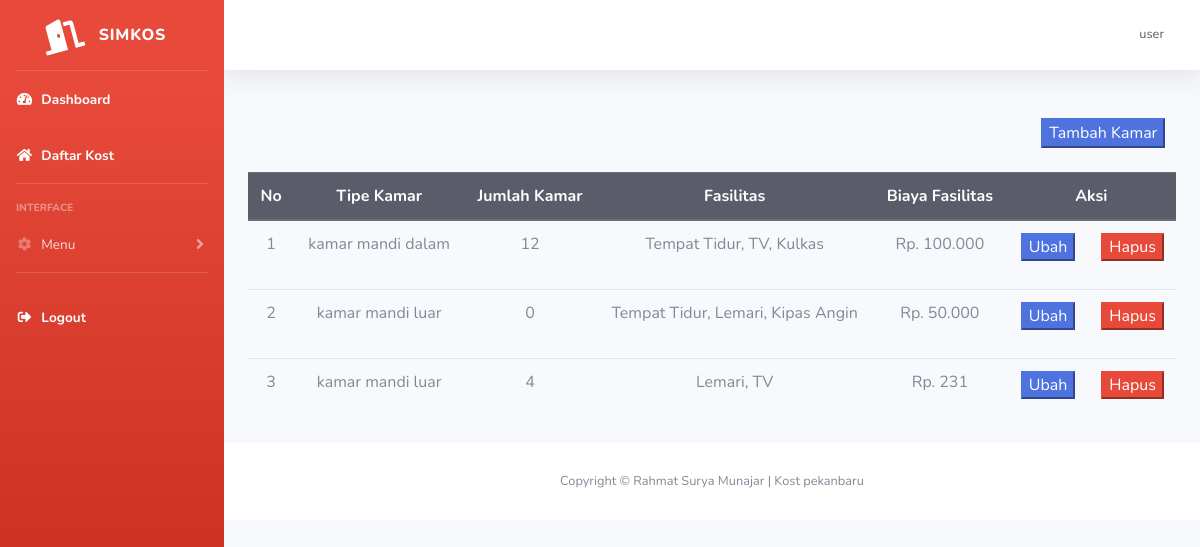
Screenshot of /kost/daftar-kamar.php?id_kost=4 (signed in) with the database file from the repository.
### tables this page shows
CREATE TABLE `kamar` (
  `id_kamar` int(11) NOT NULL,
  `id_kost` int(11) NOT NULL,
  `jumlah_kamar` int(11) NOT NULL,
  `panjang_kamar` int(11) NOT NULL,
  `lebar_kamar` int(11) NOT NULL,
  `tipe_kamar` varchar(255) NOT NULL,
  `biaya_fasilitas` int(11) NOT NULL,
  `fasilitas_kamar` varchar(255) NOT NULL
);

### kost/daftar-kamar.php (the view)
<?php
include "template/header.php";
$id_kost = $_GET['id_kost'];
$query = mysqli_query($koneksi, "SELECT * from kamar WHERE id_kost=$id_kost");
?>
<div class="container">
    <div class="row">
        <div class="col"></div>
        <div class="col-md-2">
            <a href="kamar.php?id_kost=<?php echo $id_kost ?>"><button class="btn-primary">Tambah Kamar</button></a>
        </div>
    </div>
    <br>
    <div class="row">
        <div class="col">
            <table class=" text-center table">
                <thead class="thead-dark">
                    <tr>
                        <th>No</th>
                        <th>Tipe Kamar</th>
                        <th>Jumlah Kamar</th>
                        <th>Fasilitas</th>
                        <th>Biaya Fasilitas</th>
                        <th>Aksi</th>
                    </tr>
                </thead>
                <tbody>
                    <?php
                    $no = 0;
                    while ($d = mysqli_fetch_array($query)) {
                        $no++;
                    ?>
                        <tr>
                            <td><?php echo $no ?></td>
                            <td><?php echo $d['tipe_kamar'] ?></td>
                            <td><?php echo $d['jumlah_kamar'] ?></td>
                            <td><?php echo $d['fasilitas_kamar'] ?></td>
                            <td><?php echo "Rp. " . number_format($d['biaya_fasilitas'], 0, ',', '.')  ?></td>
                            <td>
                                <div class="row">
                                    <div class="col">
                                        <a href="edit-kamar.php?id_kamar=<?php echo $d['id_kamar'] ?>">
                                            <button class="btn-primary">Ubah</button>
                                        </a>
                                    </div>
                                    <div class="col">
                                        <form action="php/kamar_proses.php?id_kamar=<?php echo $d['id_kamar'] ?>" method="post">
                                            <button class="btn-danger" name="hapus_kamar">Hapus</button>
                                        </form>
                                    </div>
                                </div>
                            </td>
                        </tr>
                    <?php
                    }
                    ?>
                </tbody>
            </table>
        </div>
    </div>
</div>
<?php
include "template/footer.php";
?>

### rows the page displays
kamar: tipe_kamar "kamar mandi dalam", jumlah_kamar "12", fasilitas_kamar "Tempat Tidur, TV, Kulkas", biaya_fasilitas "100.000"
kamar: tipe_kamar "kamar mandi luar", jumlah_kamar "0", fasilitas_kamar "Tempat Tidur, Lemari, Kipas Angin", biaya_fasilitas "50.000"
kamar: tipe_kamar "kamar mandi luar", jumlah_kamar "4", fasilitas_kamar "Lemari, TV", biaya_fasilitas "231"

### other values shown
$_SESSION['username'] "user"
